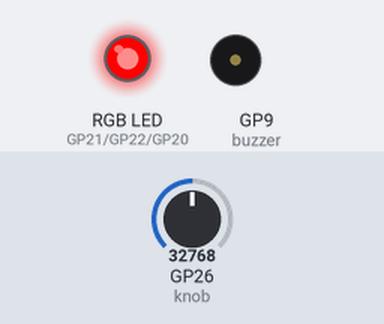
The program below on a simulated Raspberry Pi Pico running MicroPython. On the bench: an RGB LED mixed from three pins (HIGH = lit), buzzer (waves = sounding). Inputs (shaded band) come from the test bench; at power-on: GP26 (knob) = 32768 (analog values on the 0–65535 scale). Random numbers come from a fixed seed; what the program prints to the serial console is not drawn.

Above: at 1.2 s.
1.3 s: GP26 (knob) set to 5280
5.4 s: GP26 (knob) set to 4624
At 9.2 s:
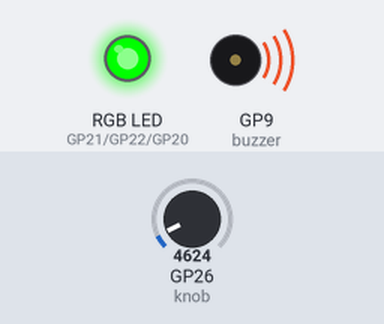
9.5 s: GP26 (knob) set to 14032
11.0 s: GP26 (knob) set to 15616
At 12.1 s:
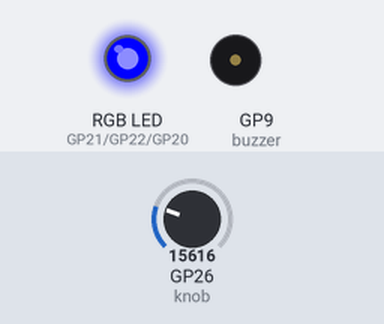
Timing chart, 0 to 15.5 s (numbered marks = the images above; inputs shaded):
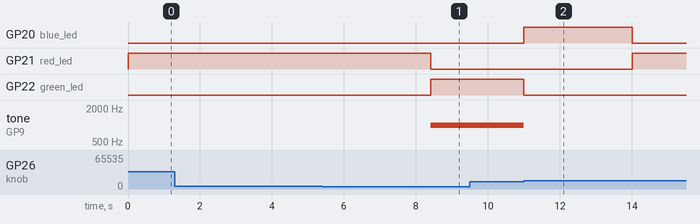

The program:

Reaction_Game.py
```python
# ==========================================================
# MASTERY PROJECT 5: THE REACTION GAME
# Goal: Test your reflexes! Wait for the Green light and
# turn Knob 1 as fast as you can.
#
# ENGINEERING INSIGHT:
# This project explores "Precision Latency Timing."
# In high-speed systems (like airbags or fighter jets),
# milliseconds matter. By using `ticks_ms()` and "Delta
# Detection" (detecting a change in value), engineers
# can measure human performance with extreme accuracy.
# ==========================================================

from machine import Pin, PWM, ADC
import time
import random

# ----------------------------------------------------------
# 1. HARDWARE SETUP
# ----------------------------------------------------------
red_led   = PWM(Pin(21), freq=1000)
green_led = PWM(Pin(22), freq=1000)
blue_led  = PWM(Pin(20), freq=1000)

knob = ADC(Pin(26))
buzzer = PWM(Pin(9))

def set_rgb(r, g, b):
    red_led.duty_u16(r)
    green_led.duty_u16(g)
    blue_led.duty_u16(b)

# ----------------------------------------------------------
# 2. GAME LOGIC
# ----------------------------------------------------------
print("SYSTEM: Reaction Game Ready.")
print("INSTRUCTIONS: Wait for GREEN, then turn Knob 1 to the MAXIMUM!")

try:
    while True:
        # A: Prep Phase
        set_rgb(65535, 0, 0) # Red means "Wait..."
        buzzer.duty_u16(0)

        # Ensure the knob is at zero before starting
        while knob.read_u16() > 5000:
            print("WAIT: Please turn Knob 1 all the way to the LEFT to start.")
            time.sleep(1)

        # Wait a random time between 2 and 5 seconds
        wait_time = random.uniform(2, 5)
        time.sleep(wait_time)

        # B: GO Phase!
        set_rgb(0, 65535, 0) # Green means "GO!"
        buzzer.freq(1000)
        buzzer.duty_u16(10000)

        start_time = time.ticks_ms() # Capture start time in milliseconds

        # DELTA DETECTION: Capture the starting position of the knob
        start_knob_val = knob.read_u16()
        current_knob_val = start_knob_val

        # Wait for the user to move the knob by at least 10,000 units
        while abs(current_knob_val - start_knob_val) < 10000:
            current_knob_val = knob.read_u16()

        end_time = time.ticks_ms() # Capture end time

        # C: Result Phase
        reaction_time = time.ticks_diff(end_time, start_time)

        buzzer.duty_u16(0)
        set_rgb(0, 0, 65535) # Blue while showing score

        print("-" * 30)
        print(f"REACTION TIME: {reaction_time} ms")

        if reaction_time < 200:
            print("RANK: CYBORG 🤖 (God-like speed!)")
        elif reaction_time < 400:
            print("RANK: NINJA 🥷")
        else:
            print("RANK: SLOTH 🦥 (Keep practicing!)")
        print("-" * 30)

        time.sleep(3) # Pause before next round

except KeyboardInterrupt:
    set_rgb(0, 0, 0)
    buzzer.duty_u16(0)
    print("\nGame Over.")
```

Measured:
- the behaviour switches between 5008 and 4992 on GP26 (knob) (found by bisection; images 0 and 1)
- the behaviour switches between 14608 and 14624 on GP26 (knob) (found by bisection; images 1 and 2)
- after the input at 1.3 s, every drawn part: stays the same
- after the input at 5.4 s, GP21 (red_led): HIGH → LOW after 3.0 s; GP22 (green_led): LOW → HIGH after 3.0 s; tone on GP9 (buzzer): silent → 1000 Hz after 3.0 s
- after the input at 9.5 s, every drawn part: stays the same
- after the input at 11.0 s, GP20 (blue_led): LOW → HIGH at once, → LOW 3.0 s later; GP21 (red_led): LOW → HIGH after 3.0 s; GP22 (green_led): HIGH → LOW at once; tone on GP9 (buzzer): 1000 Hz → silent at once
